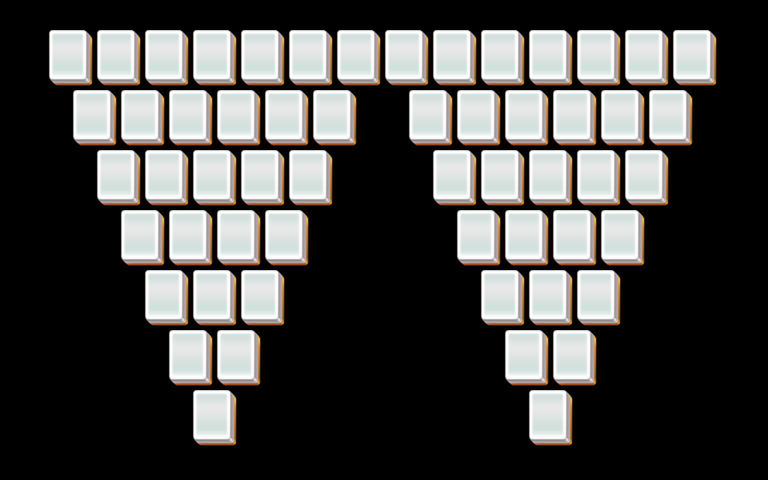

Below is a game level as drawn by its tile map, then a one-line description and the .tmx that defines it (tile-layer data replaced by summaries):
An orthogonal 32x16 tile map with 24x30 px tiles, 3 tile layers (layer1, layer2, layer3).

<map version="1.0" orientation="orthogonal" width="32" height="16" tilewidth="24" tileheight="30">
 <properties>
  <property name="species" value="20" />
 </properties>
 <tileset firstgid="1" name="mahjong" tilewidth="48" tileheight="60">
  <image source="mahjong.png" />
 </tileset>
 <layer name="layer1" width="32" height="16">
  <data>[512 cells, 56 non-empty, 1 distinct tile ids]</data>
 </layer>
 <layer name="layer2" width="32" height="16">
  <data>[512 cells, 56 non-empty, 1 distinct tile ids]</data>
 </layer>
 <layer name="layer3" width="32" height="16">
  <data>[512 cells, 56 non-empty, 1 distinct tile ids]</data>
 </layer>
</map>
